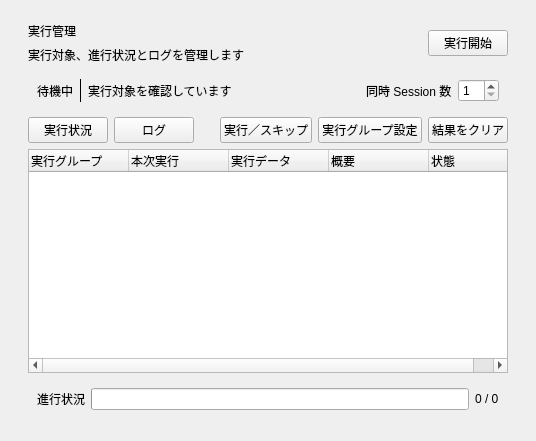
<?xml version="1.0" encoding="UTF-8"?>
<ui version="4.0"><class>ExecutionForm</class><widget class="QWidget" name="ExecutionForm"><layout class="QVBoxLayout" name="rootLayout"><property name="leftMargin"><number>28</number></property><property name="topMargin"><number>22</number></property><property name="rightMargin"><number>28</number></property><property name="bottomMargin"><number>22</number></property><item><layout class="QHBoxLayout" name="headerLayout"><item><layout class="QVBoxLayout" name="headerTitles"><item><widget class="QLabel" name="titleLabel"><property name="text"><string>実行管理</string></property></widget></item><item><widget class="QLabel" name="subtitleLabel"><property name="text"><string>実行対象、進行状況とログを管理します</string></property></widget></item></layout></item><item><spacer name="headerStretch"><property name="orientation"><enum>Qt::Horizontal</enum></property><property name="sizeHint"><size><width>40</width><height>20</height></size></property></spacer></item><item><widget class="QPushButton" name="runButton"><property name="text"><string>実行開始</string></property></widget></item></layout></item><item><widget class="QFrame" name="summaryCard"><layout class="QHBoxLayout" name="summaryLayout"><item><widget class="QLabel" name="statusLabel"><property name="text"><string>待機中</string></property></widget></item><item><widget class="QFrame" name="summarySeparator1"><property name="frameShape"><enum>QFrame::VLine</enum></property></widget></item><item><widget class="QLabel" name="targetSummaryLabel"><property name="text"><string>実行対象を確認しています</string></property></widget></item><item><spacer name="summaryStretch"><property name="orientation"><enum>Qt::Horizontal</enum></property><property name="sizeHint"><size><width>20</width><height>20</height></size></property></spacer></item><item><widget class="QLabel" name="sessionLabel"><property name="text"><string>同時 Session 数</string></property></widget></item><item><widget class="QSpinBox" name="sessionSpin"><property name="minimum"><number>1</number></property><property name="maximum"><number>20</number></property></widget></item></layout></widget></item><item><layout class="QHBoxLayout" name="toolbar"><item><widget class="QPushButton" name="statusTabButton"><property name="text"><string>実行状況</string></property></widget></item><item><widget class="QPushButton" name="logTabButton"><property name="text"><string>ログ</string></property></widget></item><item><spacer name="toolbarStretch"><property name="orientation"><enum>Qt::Horizontal</enum></property><property name="sizeHint"><size><width>20</width><height>20</height></size></property></spacer></item><item><widget class="QPushButton" name="toggleExecutionButton"><property name="text"><string>実行／スキップ</string></property></widget></item><item><widget class="QPushButton" name="setGroupButton"><property name="text"><string>実行グループ設定</string></property></widget></item><item><widget class="QPushButton" name="clearResultsButton"><property name="text"><string>結果をクリア</string></property></widget></item></layout></item><item><widget class="QStackedWidget" name="executionStack"><widget class="QWidget" name="statusPage"><layout class="QVBoxLayout" name="statusLayout"><property name="leftMargin"><number>0</number></property><property name="topMargin"><number>0</number></property><property name="rightMargin"><number>0</number></property><property name="bottomMargin"><number>0</number></property><item><widget class="QTreeWidget" name="executionTree"><column><property name="text"><string>実行グループ</string></property></column><column><property name="text"><string>本次実行</string></property></column><column><property name="text"><string>実行データ</string></property></column><column><property name="text"><string>概要</string></property></column><column><property name="text"><string>状態</string></property></column></widget></item></layout></widget><widget class="QWidget" name="logPage"><layout class="QVBoxLayout" name="logLayout"><property name="leftMargin"><number>0</number></property><property name="topMargin"><number>0</number></property><property name="rightMargin"><number>0</number></property><property name="bottomMargin"><number>0</number></property><item><layout class="QHBoxLayout" name="logToolbar"><item><spacer name="logStretch"><property name="orientation"><enum>Qt::Horizontal</enum></property><property name="sizeHint"><size><width>20</width><height>20</height></size></property></spacer></item><item><widget class="QPushButton" name="clearLogButton"><property name="text"><string>ログをクリア</string></property></widget></item><item><widget class="QPushButton" name="copyLogButton"><property name="text"><string>ログをコピー</string></property></widget></item></layout></item><item><widget class="QPlainTextEdit" name="logEdit"><property name="readOnly"><bool>true</bool></property><property name="placeholderText"><string>実行ログ</string></property></widget></item></layout></widget></widget></item><item><widget class="QFrame" name="progressCard"><layout class="QHBoxLayout" name="progressLayout"><item><widget class="QLabel" name="progressLabel"><property name="text"><string>進行状況</string></property></widget></item><item><widget class="QProgressBar" name="progressBar"><property name="value"><number>0</number></property><property name="textVisible"><bool>false</bool></property></widget></item><item><widget class="QLabel" name="progressCountLabel"><property name="text"><string>0 / 0</string></property></widget></item></layout></widget></item></layout></widget><resources/><connections/></ui>
